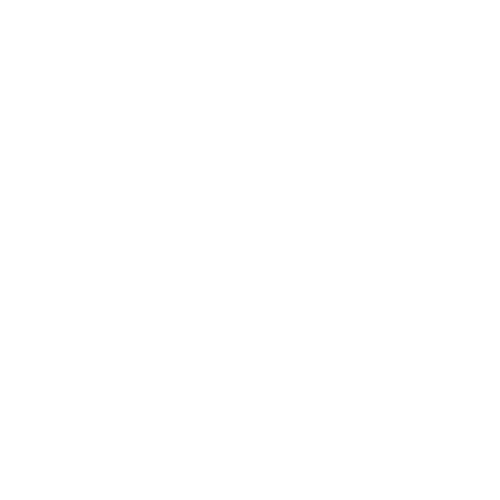
Frame 1 (no input)
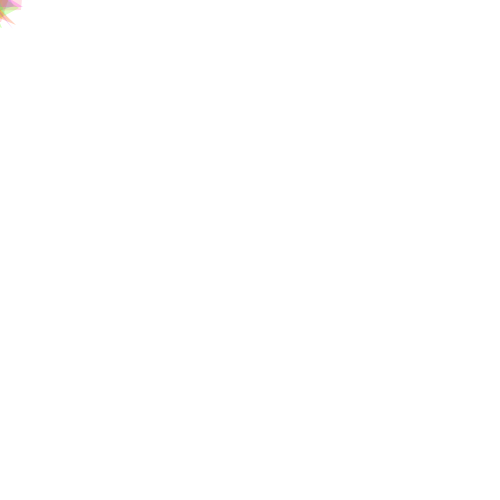
Frame 60 (the mouse pressed at the canvas centre just before this capture)
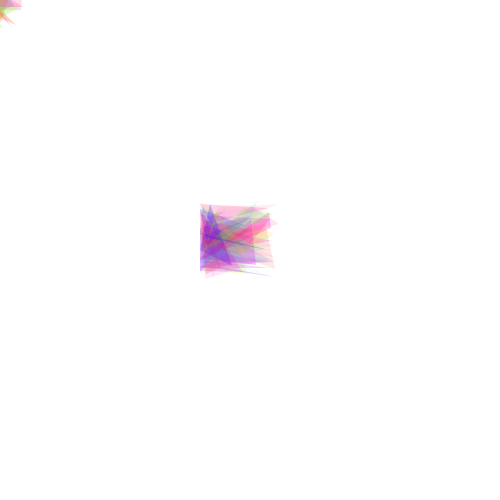
Frame 120 (the mouse held since frame 60 and released just before this capture)

The Processing sketch that drew these frames (run headless with seeded random() and noise(); from frame 60 on, the mouse is pressed at the canvas centre):

// Processing sketch: processing_94372
// ── processing_94372.pde

int x1;
int y1;
int x2;
int y2;
int x3;
int y3;
  
  
void setup() {
  size(500,500);
  background(255);
  smooth();
  noStroke();
  colorMode(HSB);
}
  
  
void draw() {
    //stroke(random(0,255),random(0,255),random(0,255),random(0,63));
    fill(random(0,255),255,255,random(63));
    //strokeWeight(0);
      
    
      
    //triangle
    triangle(x1,y1,x2,y2,x3,y3);
    x1 = int(random(mouseX-50, mouseX-50));
    y1 = int(random(mouseY-50,mouseY+30));
    x2 = int(random(mouseX-50, mouseX+30));
    y2 = int(random(mouseY-50,mouseY+30));
    x3 = int(random(mouseX-50, mouseX+30));
    y3 = int(random(mouseY-50,mouseY+30));
}
  
  
void mousePressed() {
    background(255);
}
